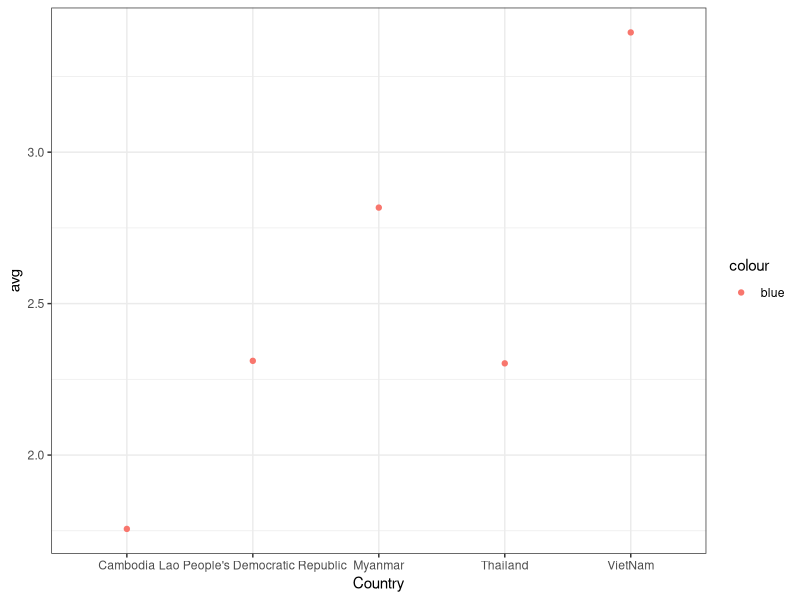
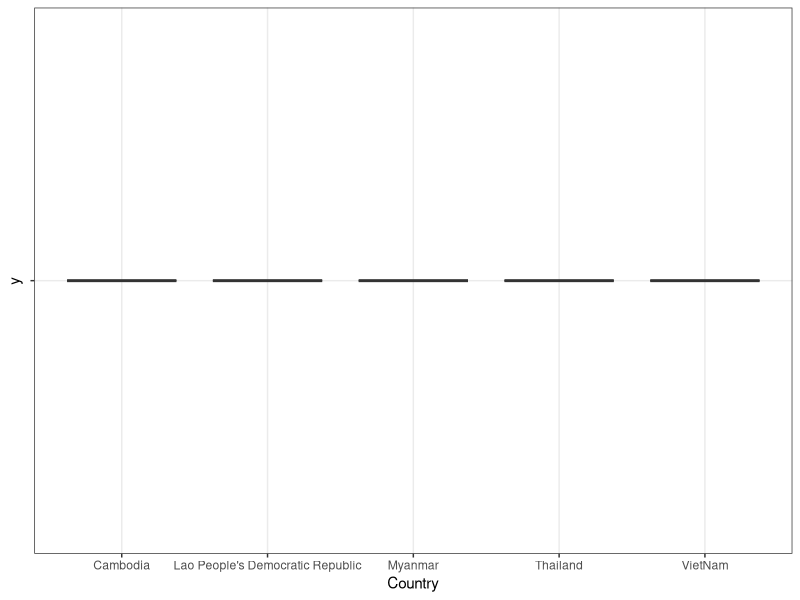
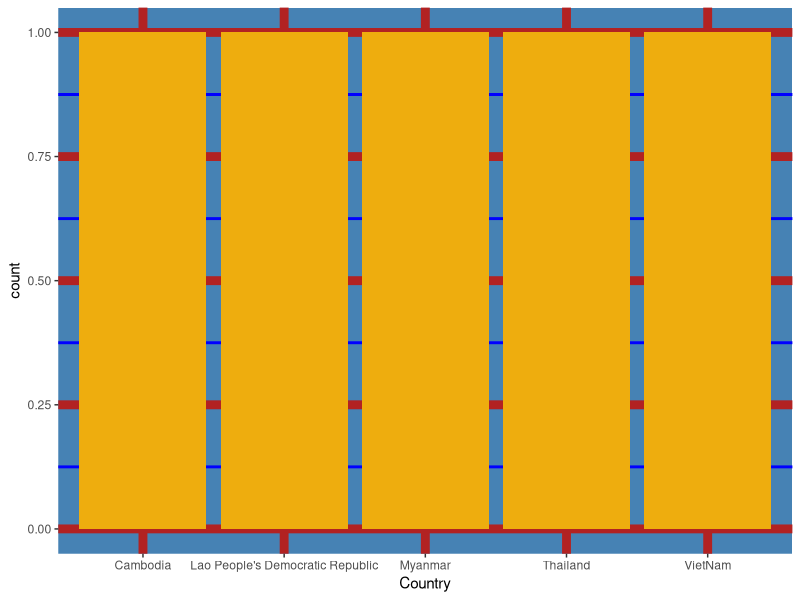

These charts were generated, in order, by the following R code: (Note: this script raises an error after producing the figures.)
## ---- chunk 1
knitr::opts_chunk$set(echo = TRUE)
## ---- chunk 2
library(dplyr)
library(tidyr)
library(tidyverse)
library(ggplot2)
library(raster)
library(plotrix)
## ---- chunk 3
#FAO data
#uala data
#kalo data
#papaya data

#setwd("\\Users\\Candace Edwards\\Desktop\\Data_Ag\\week1")

dat<-read.csv("Rice_yield_FAO.csv")
####what are the column headings
names(dat) #names of columns
str(dat) #what type of variable is each column, numeric, factor, integer 
dim(dat) #what are the dimensions of the dataset
## ---- chunk 4
sum_dat <- dat %>%
  group_by(Country) %>%
  summarise(
    avg = mean(Yield_tonnes_per_ha),
    min = min(Yield_tonnes_per_ha),
    max = max(Yield_tonnes_per_ha),
    stan_dev = sd(Yield_tonnes_per_ha),
    coefficient_var = cv(Yield_tonnes_per_ha),
    stan_err = std.error(Yield_tonnes_per_ha))
  
## ---- chunk 5

ggplot(sum_dat, aes(x = Country, y = avg, colour = "blue"))+
  geom_point()+
  theme_bw()

## ---- chunk 6
ggplot(sum_dat, aes(x=Country, y= "")) +
  geom_boxplot()+
  theme_bw()

## ---- chunk 7
ggplot(sum_dat, aes(x=Country
                    )) + geom_bar(fill='darkgoldenrod2') +
  theme(panel.background = element_rect(fill = 'steelblue'),
  panel.grid.major = element_line(colour = "firebrick", size=3),
  panel.grid.minor = element_line(colour = "blue", size=1))
## ---- chunk 8
boxplot(avg ~ "", data = sum_dat, main = "Average Yield Boxplot")

## ---- chunk 9
#facet_wrap -- makes a series of grapshs by factor



#density plot
# Change line color and fill color
ggplot(dat, aes(x=Yield_tonnes_per_ha))+
  geom_density(aes(fill=factor(Country)), alpha = 0.8) +
  labs(title = "Density Plot",
       subtitle="Distribution of Rice Yields fro Countries",
       caption = "Source: Rice",
       x = "yields (t/ha)",
       fill = "# countries")

## ---- chunk 10
summary(cars)
## ---- chunk 11
plot(pressure)
